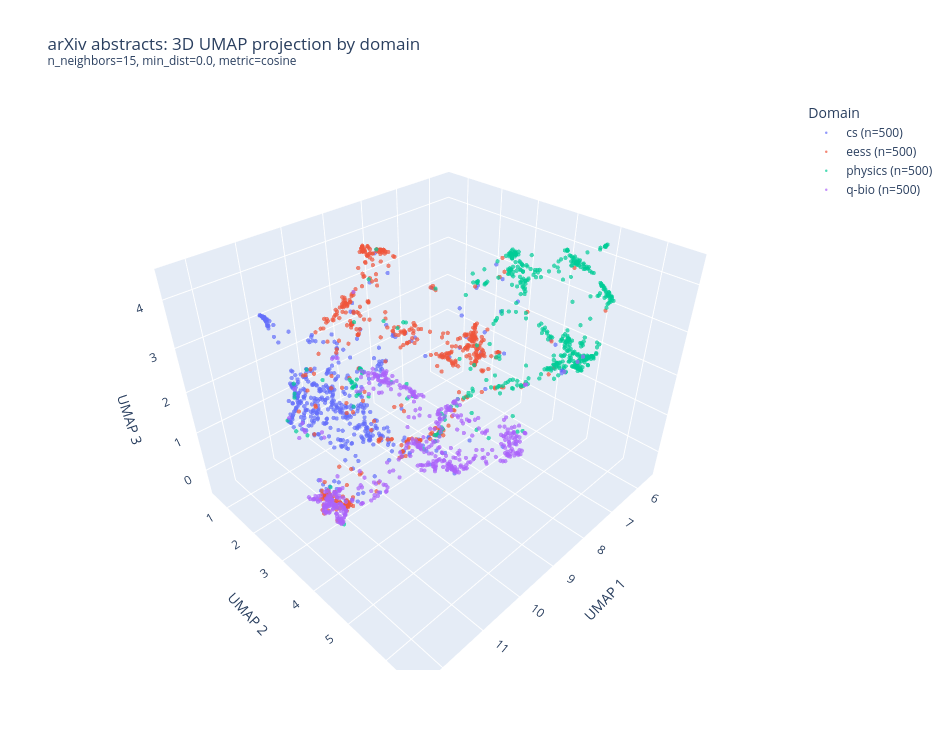

Notebook code cell kept with this figure:
### Code cell
plot_df = (
    df.assign(umap_1=X_umap_3d[:, 0], umap_2=X_umap_3d[:, 1], umap_3=X_umap_3d[:, 2])
    .sample(frac=1, random_state=42)
)

counts = plot_df["domain"].value_counts()
plot_df["domain_n"] = plot_df["domain"].map(lambda d: f"{d} (n={counts[d]})")

fig = px.scatter_3d(
    plot_df,
    x="umap_1", y="umap_2", z="umap_3",
    color="domain_n",
    category_orders={"domain_n": sorted(plot_df["domain_n"].unique())},
    hover_name="title",
    hover_data={"primary_category": True, "umap_1": False, "umap_2": False, "umap_3": False},
    opacity=0.7,
    title="arXiv abstracts: 3D UMAP projection by domain<br>"
          "<sup>n_neighbors=15, min_dist=0.0, metric=cosine</sup>",
    width=950, height=750,
)
fig.update_traces(marker=dict(size=2.5))
fig.update_layout(
    legend_title_text="Domain",
    scene=dict(xaxis_title="UMAP 1", yaxis_title="UMAP 2", zaxis_title="UMAP 3"),
)
fig.show()

### Figure 1 — Plotly figure (JSON) as saved in the notebook; plotly's stock layout.template omitted (floating-point values rounded to 4 significant figures; data arrays with more than 128 entries replaced by an {"elided": "..."} marker saying what was removed)
{"data": [{"customdata": {"elided": "500x1 str values"}, "hovertemplate": "<b>%{hovertext}</b><br><br>domain_n=cs (n=500)<br>primary_category=%{customdata[0]}<extra></extra>", "hovertext": {"elided": "500 str values"}, "legendgroup": "cs (n=500)", "marker": {"color": "#636efa", "opacity": 0.7, "size": 2.5, "symbol": "circle"}, "mode": "markers", "name": "cs (n=500)", "scene": "scene", "showlegend": true, "type": "scatter3d", "x": {"elided": "500 float values"}, "y": {"elided": "500 float values"}, "z": {"elided": "500 float values"}}, {"customdata": {"elided": "500x1 str values"}, "hovertemplate": "<b>%{hovertext}</b><br><br>domain_n=eess (n=500)<br>primary_category=%{customdata[0]}<extra></extra>", "hovertext": {"elided": "500 str values"}, "legendgroup": "eess (n=500)", "marker": {"color": "#EF553B", "opacity": 0.7, "size": 2.5, "symbol": "circle"}, "mode": "markers", "name": "eess (n=500)", "scene": "scene", "showlegend": true, "type": "scatter3d", "x": {"elided": "500 float values"}, "y": {"elided": "500 float values"}, "z": {"elided": "500 float values"}}, {"customdata": {"elided": "500x1 str values"}, "hovertemplate": "<b>%{hovertext}</b><br><br>domain_n=physics (n=500)<br>primary_category=%{customdata[0]}<extra></extra>", "hovertext": {"elided": "500 str values"}, "legendgroup": "physics (n=500)", "marker": {"color": "#00cc96", "opacity": 0.7, "size": 2.5, "symbol": "circle"}, "mode": "markers", "name": "physics (n=500)", "scene": "scene", "showlegend": true, "type": "scatter3d", "x": {"elided": "500 float values"}, "y": {"elided": "500 float values"}, "z": {"elided": "500 float values"}}, {"customdata": {"elided": "500x1 str values"}, "hovertemplate": "<b>%{hovertext}</b><br><br>domain_n=q-bio (n=500)<br>primary_category=%{customdata[0]}<extra></extra>", "hovertext": {"elided": "500 str values"}, "legendgroup": "q-bio (n=500)", "marker": {"color": "#ab63fa", "opacity": 0.7, "size": 2.5, "symbol": "circle"}, "mode": "markers", "name": "q-bio (n=500)", "scene": "scene", "showlegend": true, "type": "scatter3d", "x": {"elided": "500 float values"}, "y": {"elided": "500 float values"}, "z": {"elided": "500 float values"}}], "layout": {"height": 750, "legend": {"title": {"text": "Domain"}, "tracegroupgap": 0}, "scene": {"domain": {"x": [0, 1], "y": [0, 1]}, "xaxis": {"title": {"text": "UMAP 1"}}, "yaxis": {"title": {"text": "UMAP 2"}}, "zaxis": {"title": {"text": "UMAP 3"}}}, "title": {"text": "arXiv abstracts: 3D UMAP projection by domain<br><sup>n_neighbors=15, min_dist=0.0, metric=cosine</sup>"}, "width": 950}}
